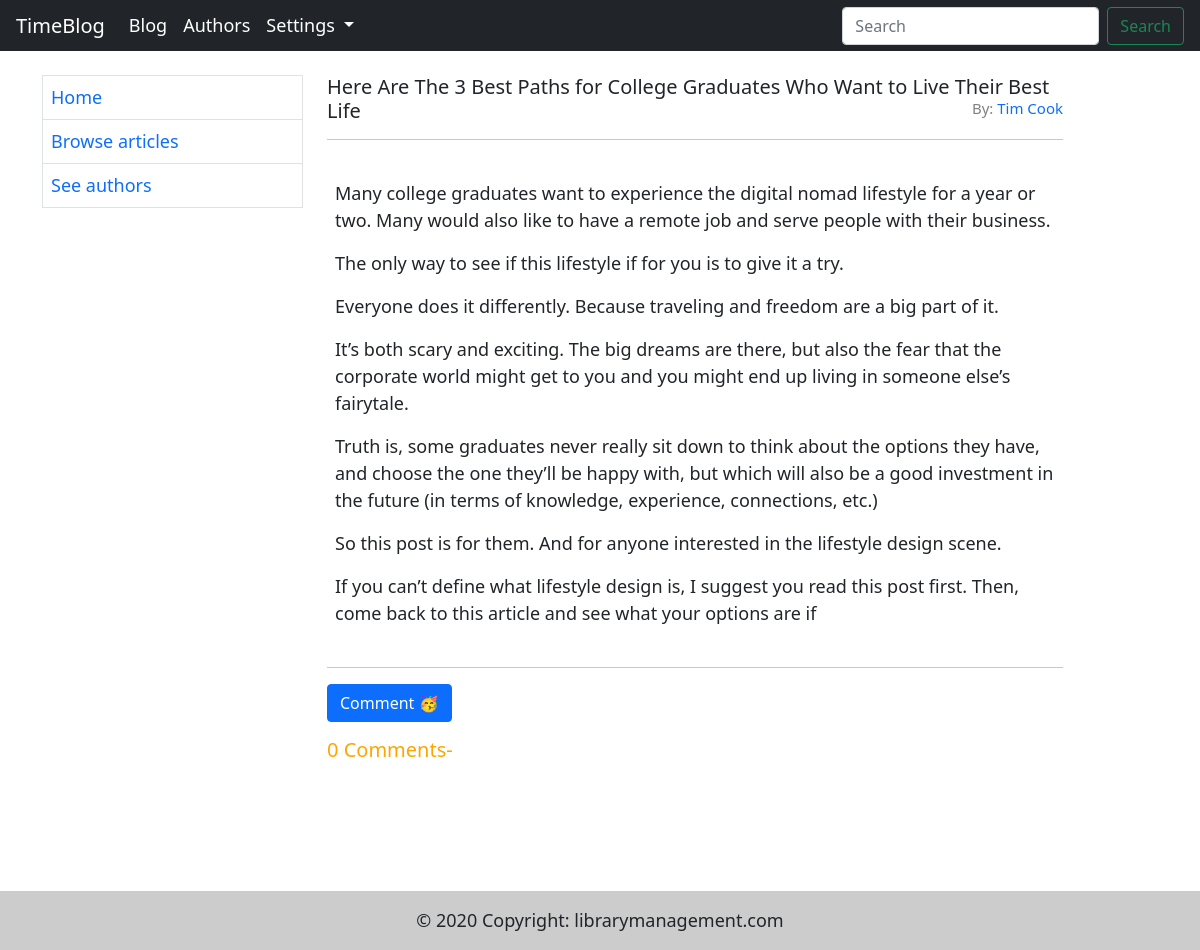
The page /blogs/blog/1/ on the database as committed earlier.
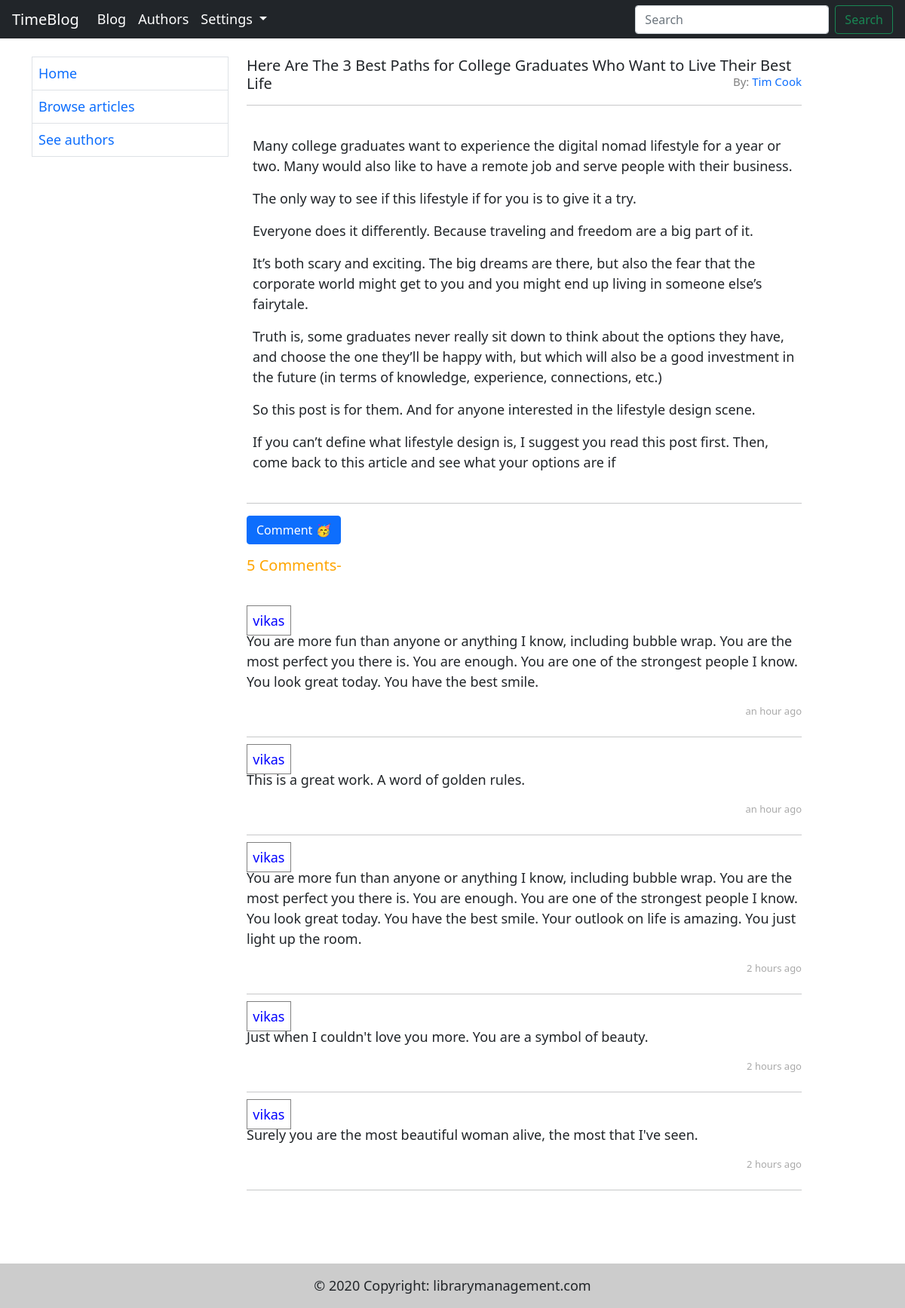
The same page on the database as committed later.
### blog/models.py (models this page shows, shortened)
class Blog(models.Model):
    author = models.ForeignKey('Author', on_delete=models.SET_NULL, null=True)
    title = models.CharField(max_length=200)
    content = models.TextField(max_length=10000)
    timestamp = models.DateTimeField(auto_now_add=True, blank=True,)

class Author(models.Model):
    first_name = models.CharField(max_length=100)
    last_name = models.CharField(max_length=100)
    bio = models.TextField(max_length=10000, blank=True)
    date_of_birth = models.DateField(null=True, blank=True)
    def __str__(self):
        return f'{self.first_name} {self.last_name}'

class Comment(models.Model):
    username = models.ForeignKey(User, on_delete=models.SET_NULL, null=True)
    blog = models.ForeignKey('Blog', on_delete=models.SET_NULL, null=True)
    comment = models.TextField(max_length=2000)
    timestamp = models.DateTimeField(auto_now_add=True, blank=True,)
    def __str__(self):
        return self.comment

### blog/views.py (the view)
# urls.py: path('blog/<int:pk>/', views.BlogDetailView.as_view(), name="blog"),
class BlogDetailView(generic.DetailView):
    model = Blog
    template_name = "blog/blog.html"
    context_object_name = 'blog'
    def get_context_data(self, **kwargs):
        context = super(BlogDetailView, self).get_context_data(**kwargs)
        blog_obj = self.kwargs['pk']
        context['comments'] = Comment.objects.order_by('-timestamp')
        return context

### templates/blog/blog.html (shortened to what this page needs)
{% extends 'base.html' %}
{% load humanize %}
{% block body %}
    <h5 class="vLargeTextField">{{ blog.title }}
        <a href="#" style="font-size: 15px; float:right"><span style="color: gray">By:</span> {{ blog.author }}</a>
    </h5>
    <hr>
    <ul class="list-group list-group-flush">
        <li class="p-2 list-group-item">
            <p>{{ blog.content|linebreaks }}</p>
        </li>
    </ul>
    <hr>
    <p>
        <a class="btn btn-primary" data-bs-toggle="collapse" href="#collapseExample" role="button" aria-expanded="false"
           aria-controls="collapseExample">
            Comment 🥳
        </a>
    </p>
    <h5 style="color: orange">{{ comments|length }} Comments- </h5>
    <div class="mt-5">
        {% for comment in comments %}
            <span style="padding: 1%; color: blue; border: 1px solid gray">{{ comment.username }}</span> <br>
            <p>{{ comment }}</p>
            <span style="font-size:13px; color: darkgrey; float:right">{{ comment.timestamp|naturaltime }}</span>
            <br>
            <hr>
        {% endfor %}
    </div>
{% endblock %}

### templates/base.html (shortened to what this page needs)
<!doctype html>
<html lang="en">
<head>
    <link href="https://cdn.jsdelivr.net/npm/bootstrap@5.0.0-beta3/dist/css/bootstrap.min.css" rel="stylesheet"
>
</head>
<body>
<nav class="navbar navbar-expand-lg p-1 navbar-dark bg-dark">
    <div class="container-fluid">
        <a class="navbar-brand" href="{% url 'index' %}">TimeBlog</a>
        <div class="collapse navbar-collapse" id="navbarSupportedContent">
            <ul class="navbar-nav me-auto mb-2 mb-lg-0">
                <li class="nav-item">
                    <a class="nav-link active" aria-current="page" href="{% url 'blogs' %}">Blog</a>
                </li>
                <li class="nav-item">
                    <a class="nav-link active" aria-current="page" href="{% url 'authors' %}">Authors</a>
                </li>
                <li class="nav-item dropdown">
                    <a class="nav-link active dropdown-toggle" href="#" id="navbarDropdown" role="button"
                       data-bs-toggle="dropdown" aria-expanded="false">
                        Settings
                    </a>
                </li>
            </ul>
            <form class="d-flex">
                <input class="form-control me-2" type="search" placeholder="Search" aria-label="Search">
                <button class="btn btn-outline-success" type="submit">Search</button>
            </form>
        </div>
    </div>
</nav>
<div class="container">
    <div class="row mt-4">
        <div class="col-lg-3  col-md-3 col-sm-12">
            <table class="table table-bordered">
                <tbody>
                <tr>
                    <td><a href="{% url 'index' %}">Home</a></td>
                </tr>
                <tr>
                    <td><a href="{% url 'blogs' %}">Browse articles</a></td>
                </tr>
                <tr>
                    <td><a href="{% url 'authors' %}">See authors</a></td>
                </tr>
                </tbody>
            </table>
        </div>
        <div class="col-lg-8 col-lg-8 md-12 col-md-12 col-sm-12">
            {% block body %}{% endblock %}
        </div>
    </div>
</div>
<br><br><br>
<footer>
    <div class="text-center p-3" style="background-color: rgba(0, 0, 0, 0.2);">
        © 2020 Copyright:
        <a class="text-dark" href="https://library14app.heroku.com">librarymanagement.com</a>
    </div>
</footer>
</body>
</html>

Rows that differ between the two databases and show on the page:
added Comment: username "vikas", comment "You are more fun than anyone or anything I know, including bubble wrap. You are the most perfect you there is. You are enough. You are one of the strongest people I know. You look great today. You have the best smile.", timestamp "an hour ago"
added Comment: username "vikas", comment "This is a great work. A word of golden rules.", timestamp "an hour ago"
added Comment: username "vikas", comment "You are more fun than anyone or anything I know, including bubble wrap. You are the most perfect you there is. You are enough. You are one of the strongest people I know. You look great today. You have the best smile. Your outlook on life is amazing. You just light up the room.", timestamp "2 hours ago"
added Comment: username "vikas", comment "Just when I couldn't love you more. You are a symbol of beauty.", timestamp "2 hours ago"
added Comment: username "vikas", comment "Surely you are the most beautiful woman alive, the most that I've seen.", timestamp "2 hours ago"
Other text that changed with them:
{{ comments|length }}: "0" → "5"
